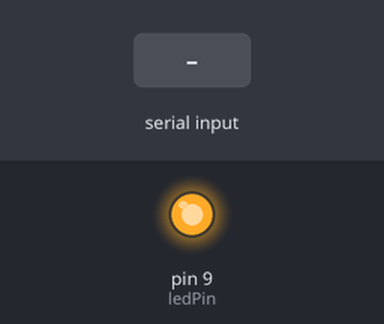
Bench run of a sketch on a simulated Arduino Uno, built with avr-gcc and run on an emulated ATmega328P. Parts: output pins drawn as LEDs (lit = HIGH). Dashed ring = blinking. The test bench sets the inputs (shaded band).

Above: at 1.2 s.
1.3 s: "90,45\n" received over Serial
At 1.55 s:
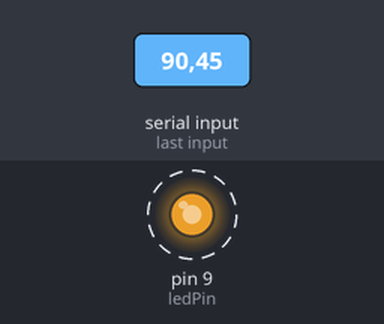
4.3 s: "30,150\n" received over Serial
7.3 s: "5\n" received over Serial
10.3 s: "0\n" received over Serial
At 10.3 s:
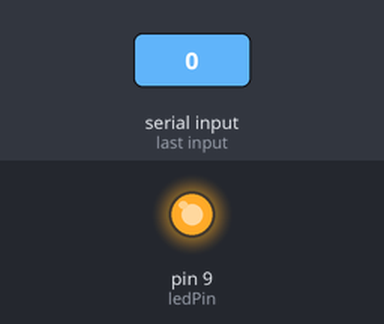
11.8 s: "90\n" received over Serial
At 12.16 s:
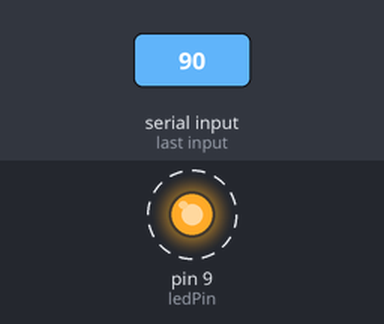
Timing chart, 0 to 15.8 s (numbered marks = the images above; inputs shaded):
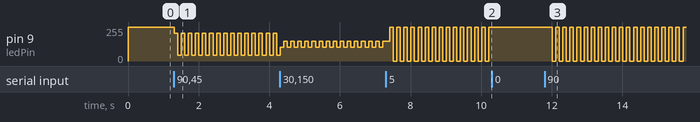

The sketch:

ReceiverParseInt.ino
```cpp
//Sketch to read Serial Data

const int ledPin = 9;


void setup(){
  Serial.begin(9600);
  pinMode(ledPin,OUTPUT);
}


void loop(){
  static int onOff = 0;
  static int val = 0;
  Serial.setTimeout(100);
  if (Serial.available())
  {
    onOff= Serial.parseInt();
    val = Serial.parseInt();
    while(Serial.available())
      {
      Serial.read();
      }
  }
  if (onOff == 0)
  {
    val = 0;
  }
  val = constrain(val,0,255);
  val = map(val,0,255,255,0);

  analogWrite(ledPin,val);
  //Serial.print(onOff);
  //Serial.print(',');
  //Serial.println(val);
  delay (100);


}
```

Measured:
- after the input at 1.3 s, pin 9 (ledPin): alternates 210/255 for 0.10 s and 45/255 for 0.10 s, starting at once
- after the input at 10.3 s, pin 9 (ledPin): stops changing and stays 255/255
- after the input at 11.8 s, pin 9 (ledPin): alternates 255/255 for 0.10 s and 0/255 for 0.10 s, starting after 0.21 s
